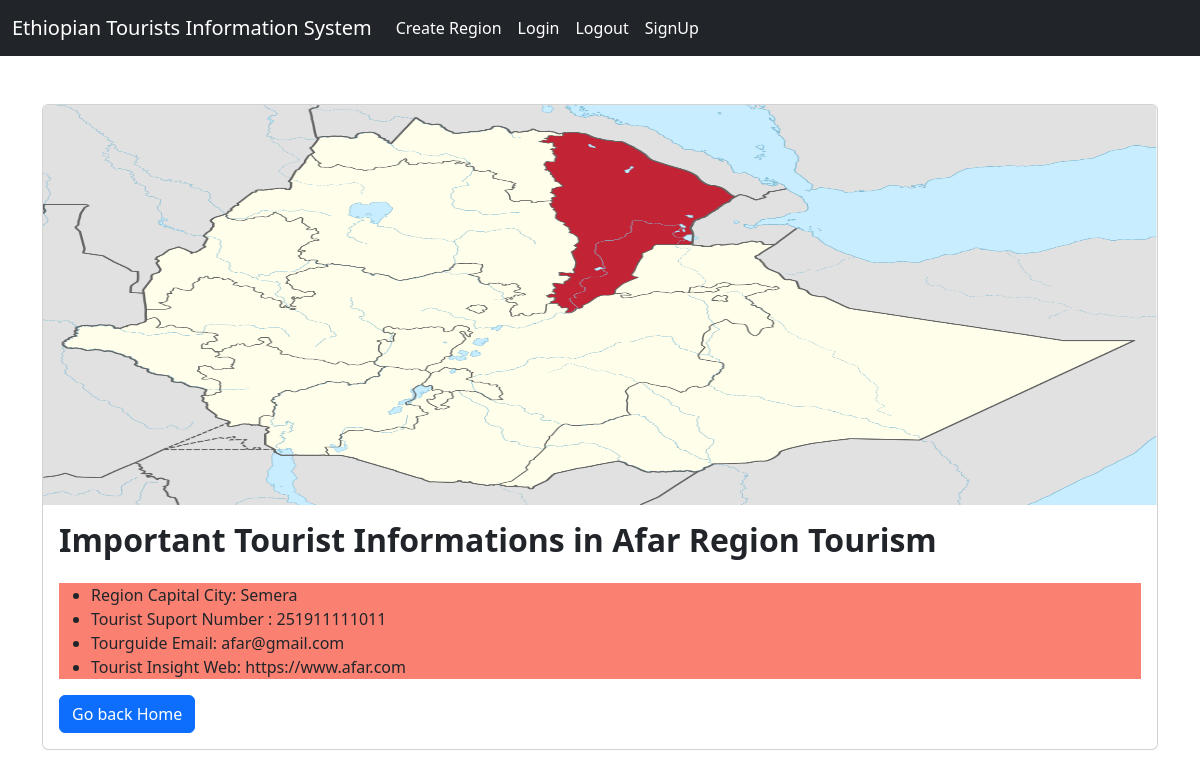
/read_more/4, run on the app's committed database.
### tourist_info/models.py (models this page shows, shortened)
class TouristInfo(models.Model):
    region_number=models.PositiveSmallIntegerField()
    region_name=models.CharField(max_length=200)
    capital_city=models.CharField(max_length=200)
    map=models.ImageField(upload_to='map')
    telephone=models.PositiveBigIntegerField()
    email=models.EmailField()
    website=models.URLField()

### tourist_info/views.py (the view)
# urls.py: path('read_more/<int:pk>', views.read_more, name='read_more'), #127.0.0.1:8000/read_more
def read_more(request, pk):
    region=TouristInfo.objects.get(id=pk)
    context={'region':region}
    return render(request, 'read_more.html', context=context)

### tourist_info/templates/read_more.html (shortened to what this page needs)
{%extends 'base.html'%}
{%block content%}
<div class="container">
<div class="card">
    <img class="card-img-top" src="{{region.map.url}}" width=300,  height=400, alt="{{region.name}} Regional Map">
    <div class="card-body">
      <h2 class="card-title" style="font-weight: bold">Important Tourist Informations in {{region.region_name}} Tourism</h2>
    <div class="row">
        <div class="col-12">
            <p class="card-text">
                <div style="background-color: salmon;">
                <ul>
                    <li>Region Capital City: {{region.capital_city}}</li>
                    <li>Tourist Suport Number : {{region.telephone}}</li>
                    <li>Tourguide Email: {{region.email}}</li>
                    <li>Tourist Insight Web: {{region.website}}</li>
                </ul>
            </div>
            </p>
                <a href="{% url "home" %}" class="btn btn-primary">Go back Home</a>
            </div>
        </div>
    </div>
  </div>
  {%endblock content%}

### data on the page
TouristInfo: map (picture), region_name "Afar Region", capital_city "Semera", telephone "251911111011", email "afar@gmail.com", website "https://www.afar.com"
